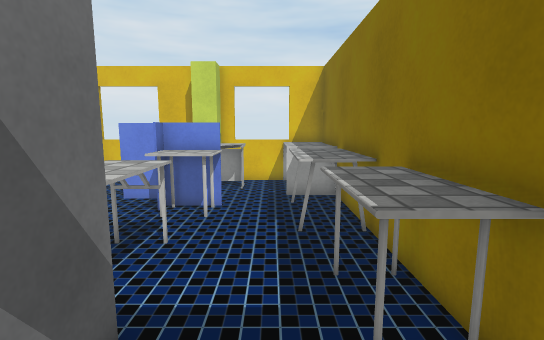
View 1 (above)

17 first-person views from a walk through a 3-D level made in the Unity game engine. The camera is 1.4 m above the floor, tilts 8° down and sees 85° across. The floor is counted in squares, 0.5 m on a side. Each view is taken from the middle of a square. On the plan, view 1 faces up. The plan holds only what a view shows up to about 20 squares ahead; the rest is blank. The place goes on beyond the plan. The player character is not drawn. Some surface patterns are stand-ins.

View 2
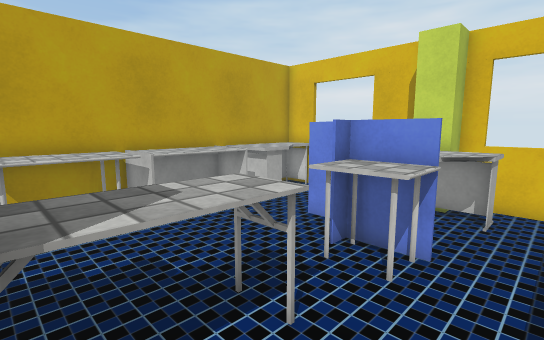

View 3
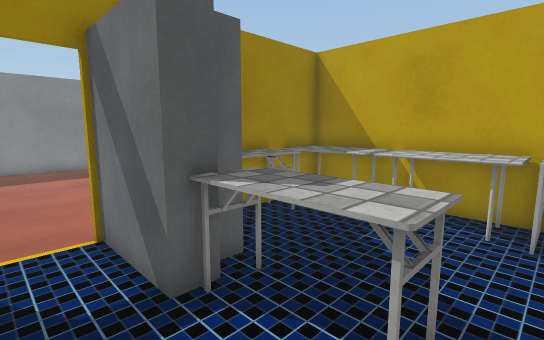

View 4
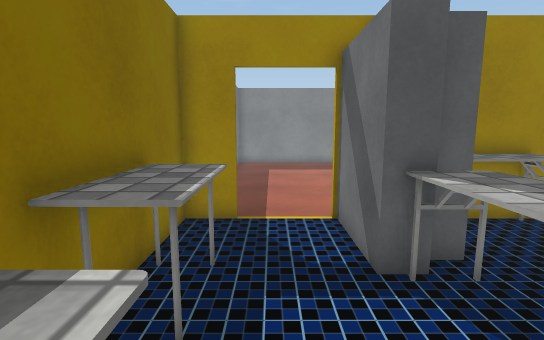

View 5
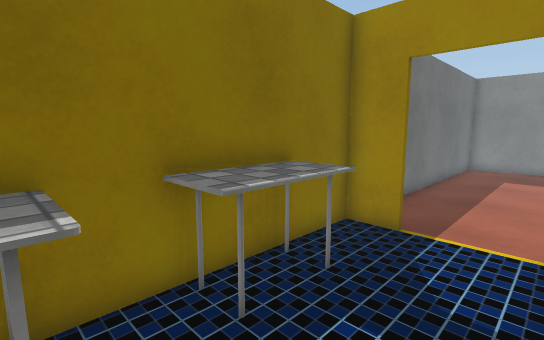

View 6
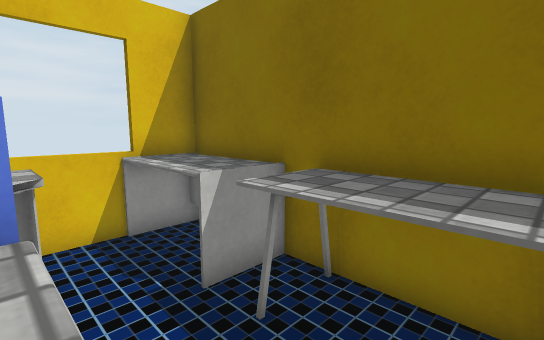

View 7
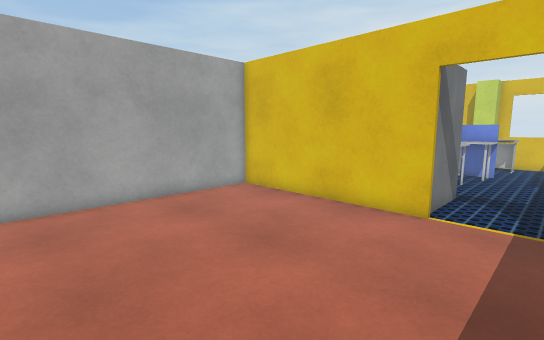

View 8
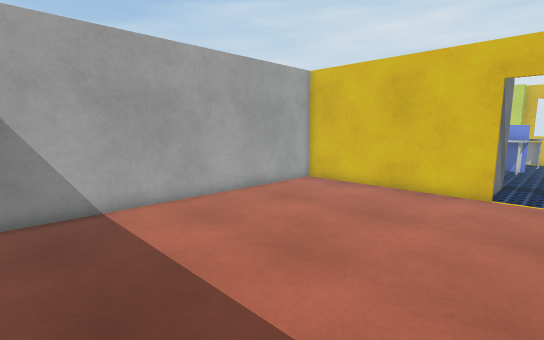

View 9
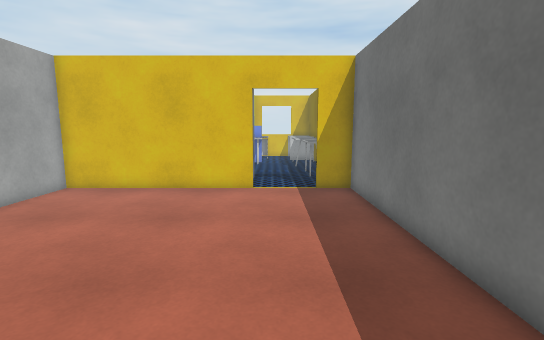

View 10
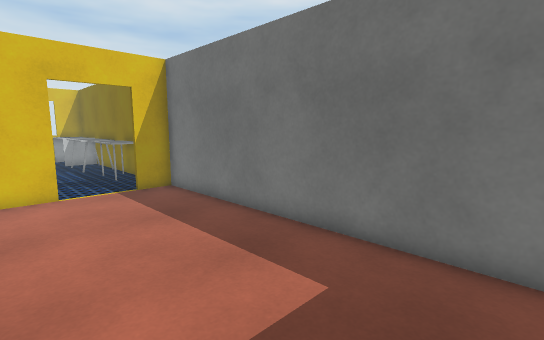

View 11
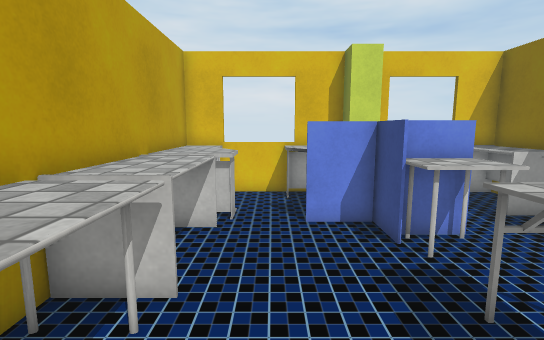

View 12
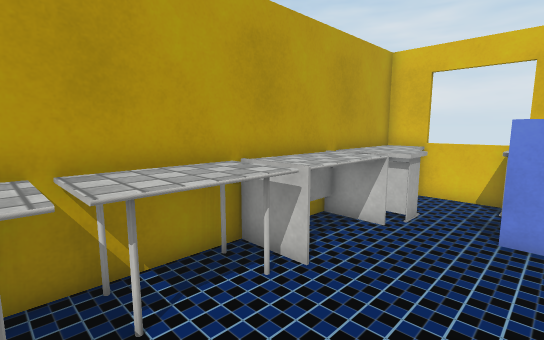

View 13
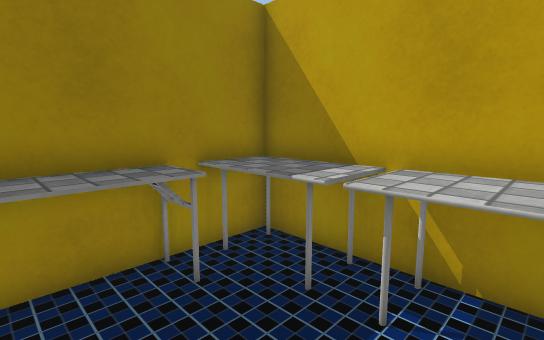

View 14
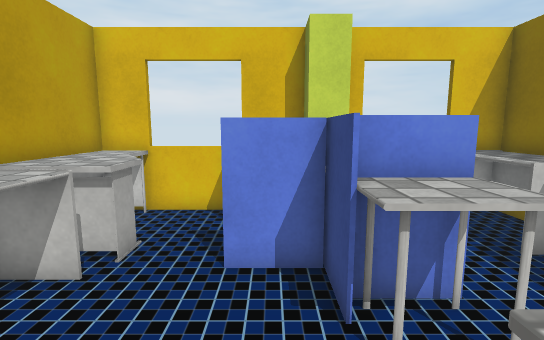

View 15
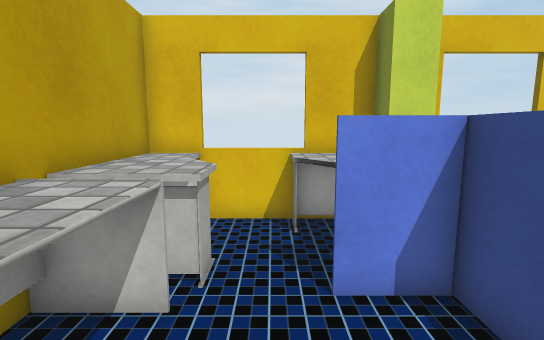

View 16
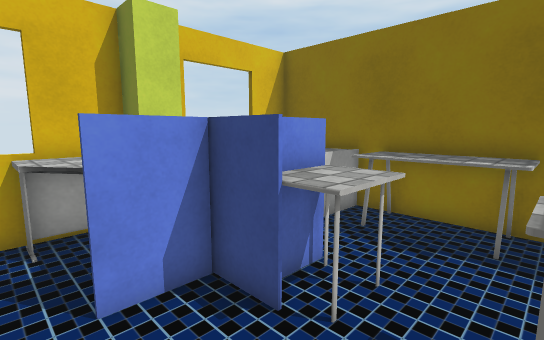

View 17
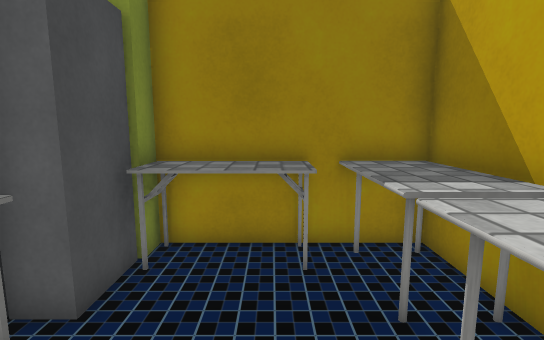

### Floor plan
Points are (right, up) in squares from view 1. A wall is a line through its corners. A room is listed if a view was taken in it or the views show most of it. See-through windows are left out.
Room 1 (views 1, 2, 3, 4, 5, 6, 7, 8, 9, 10, 11, 12, 13, 14, 15, 16, 17)
walls: (-4.1, -0.1) (-4.1, 3) (-3, 3); (-7.4, -0.2) (-10.8, -0.2); (-3.1, 3.6) (-2, 3.6) (-2, -0.2) (-4.5, -0.2); (-10.8, 0) (-7.4, 0); (1, 0) (2.8, 0); (2.8, -0.2) (1, -0.2); (-3.9, 15.4) (-3.9, 16) (-10.7, 16) (-10.7, -13.8); (2.7, -15.5) (2.7, 16) (-2.7, 16) (-2.7, 14.9) (-3.6, 14.9)
objects: desk (-10, 0) to (-9, 3); desk (-10, 4) to (-9, 7); desk (-10, 8) to (-9, 11); desk (-10, 12) to (-8, 16); desk (-8, 0) to (-5, 2); other object (-6, 12); desk (-6, 14) to (-4, 16); desk (-4, 4) to (-2, 7); desk (-4, 9) to (-2, 11); desk (-3, 13) to (-1, 15); desk (1, 3) to (2, 6); desk (1, 7) to (2, 11); desk (1, 12) to (2, 16)

Where each view was taken, in squares from view 1:
view 1: 0 up, 0 right, facing up
view 2: 4 up, 0 right, facing up-left
view 3: 8 up, 0 right, facing down-left
view 4: 9 up, 0 right, facing down
view 5: 8 up, 2 left, facing down-right
view 6: 8 up, 2 left, facing up-right
view 7: 10 down, 1 right, facing up-left
view 8: 14 down, 0 right, facing up-left
view 9: 14 down, 1 left, facing up
view 10: 14 down, 4 left, facing up-right
view 11: 3 up, 7 left, facing up
view 12: 3 up, 5 left, facing up-left
view 13: 6 up, 5 left, facing down-left
view 14: 6 up, 5 left, facing up
view 15: 7 up, 7 left, facing up
view 16: 7 up, 7 left, facing up-right
view 17: 7 up, 7 left, facing down
